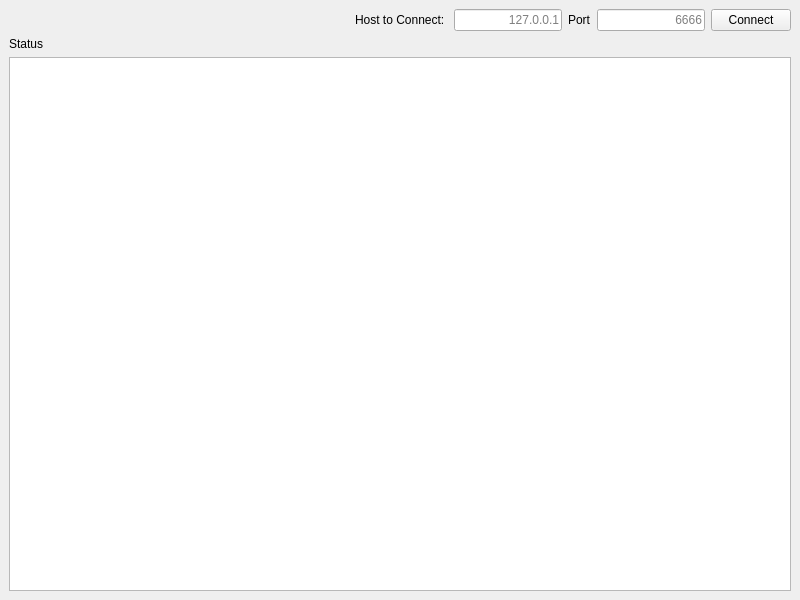
<?xml version="1.0" encoding="UTF-8"?>
<ui version="4.0">
 <class>MainWindow</class>
 <widget class="QMainWindow" name="MainWindow">
  <property name="geometry">
   <rect>
    <x>0</x>
    <y>0</y>
    <width>800</width>
    <height>600</height>
   </rect>
  </property>
  <property name="windowTitle">
   <string>MainWindow</string>
  </property>
  <widget class="QWidget" name="centralwidget">
   <layout class="QVBoxLayout" name="verticalLayout">
    <item>
     <layout class="QHBoxLayout" name="horizontalLayout_4">
      <item>
       <spacer name="horizontalSpacer">
        <property name="orientation">
         <enum>Qt::Horizontal</enum>
        </property>
        <property name="sizeHint" stdset="0">
         <size>
          <width>40</width>
          <height>20</height>
         </size>
        </property>
       </spacer>
      </item>
      <item>
       <layout class="QHBoxLayout" name="horizontalLayout_3">
        <item>
         <layout class="QHBoxLayout" name="horizontalLayout">
          <item>
           <widget class="QLabel" name="label">
            <property name="text">
             <string>Host to Connect: </string>
            </property>
           </widget>
          </item>
          <item>
           <widget class="QLineEdit" name="lineEditHostname">
            <property name="sizePolicy">
             <sizepolicy hsizetype="Maximum" vsizetype="Fixed">
              <horstretch>0</horstretch>
              <verstretch>0</verstretch>
             </sizepolicy>
            </property>
            <property name="inputMask">
             <string/>
            </property>
            <property name="alignment">
             <set>Qt::AlignRight|Qt::AlignTrailing|Qt::AlignVCenter</set>
            </property>
            <property name="placeholderText">
             <string>127.0.0.1</string>
            </property>
           </widget>
          </item>
         </layout>
        </item>
        <item>
         <layout class="QHBoxLayout" name="horizontalLayout_2">
          <item>
           <widget class="QLabel" name="label_2">
            <property name="text">
             <string>Port</string>
            </property>
           </widget>
          </item>
          <item>
           <widget class="QLineEdit" name="lineEditPort">
            <property name="sizePolicy">
             <sizepolicy hsizetype="Minimum" vsizetype="Fixed">
              <horstretch>0</horstretch>
              <verstretch>0</verstretch>
             </sizepolicy>
            </property>
            <property name="alignment">
             <set>Qt::AlignRight|Qt::AlignTrailing|Qt::AlignVCenter</set>
            </property>
            <property name="placeholderText">
             <string>6666</string>
            </property>
           </widget>
          </item>
         </layout>
        </item>
       </layout>
      </item>
      <item>
       <widget class="QPushButton" name="buttonConnect">
        <property name="sizePolicy">
         <sizepolicy hsizetype="Minimum" vsizetype="Maximum">
          <horstretch>0</horstretch>
          <verstretch>0</verstretch>
         </sizepolicy>
        </property>
        <property name="text">
         <string>Connect</string>
        </property>
       </widget>
      </item>
     </layout>
    </item>
    <item>
     <widget class="QLabel" name="label_3">
      <property name="text">
       <string>Status</string>
      </property>
     </widget>
    </item>
    <item>
     <widget class="QTextBrowser" name="textBrowser"/>
    </item>
   </layout>
  </widget>
 </widget>
 <resources/>
 <connections/>
</ui>
